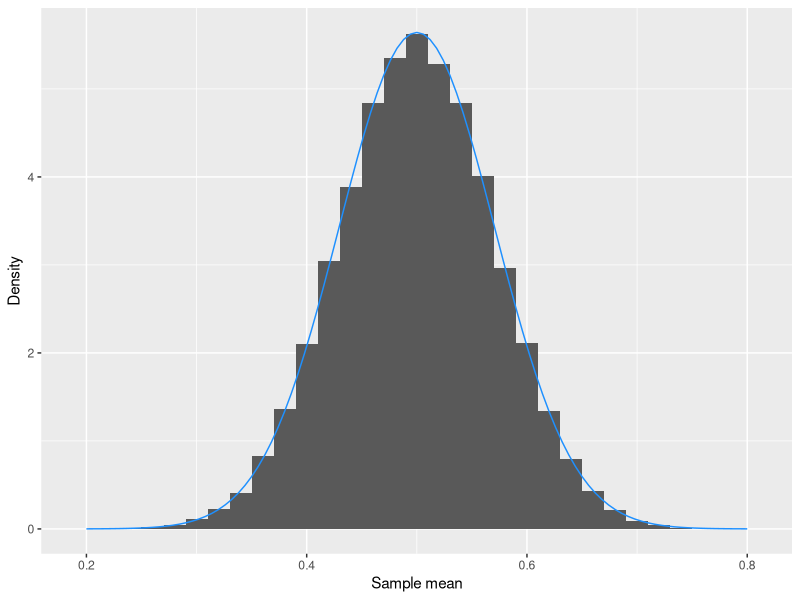
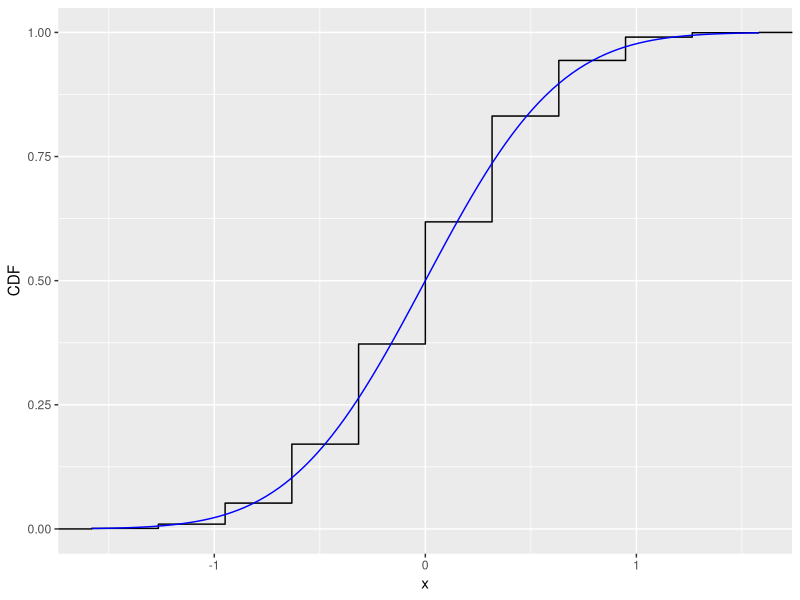
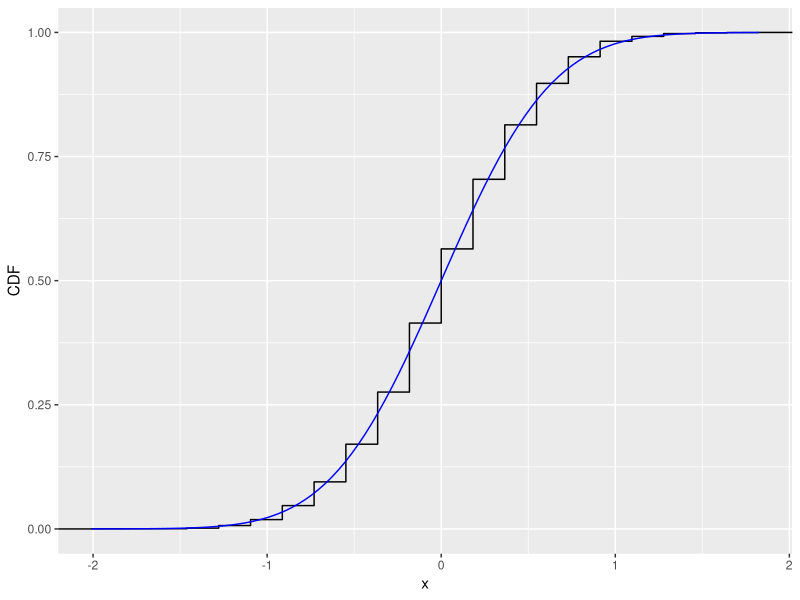
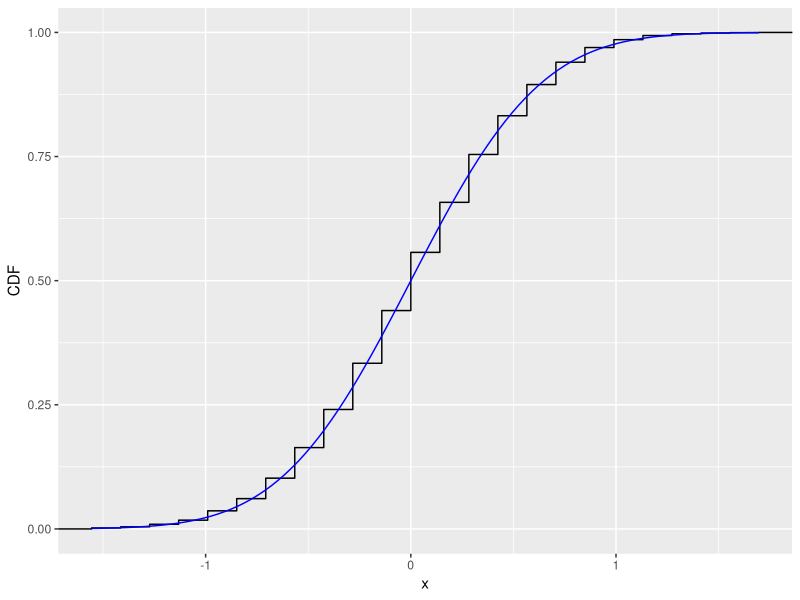
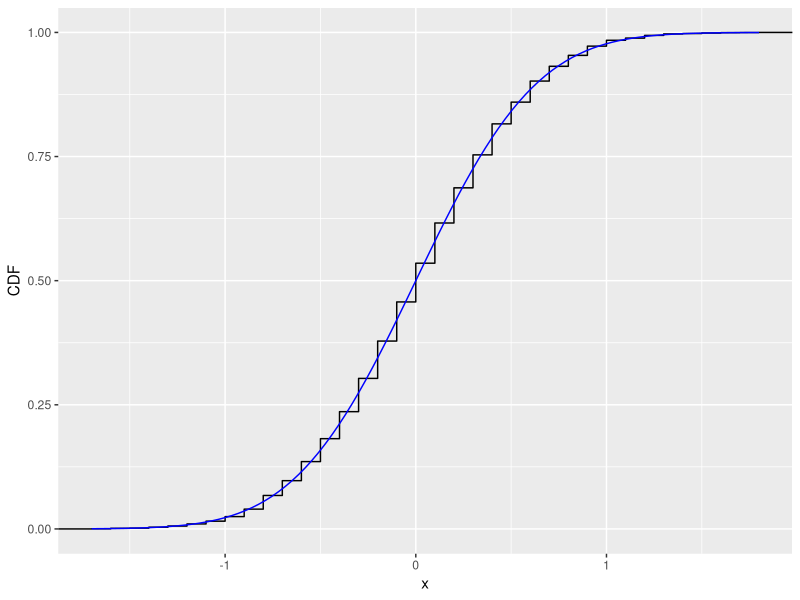
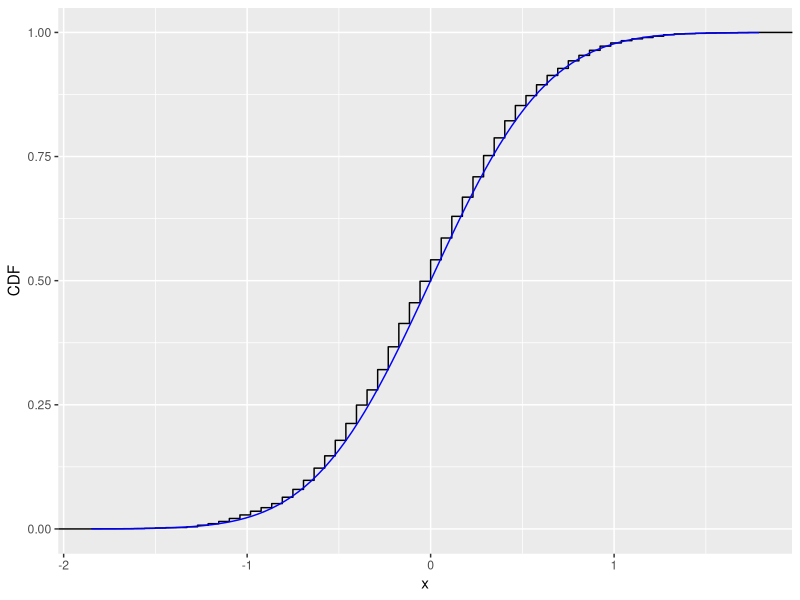
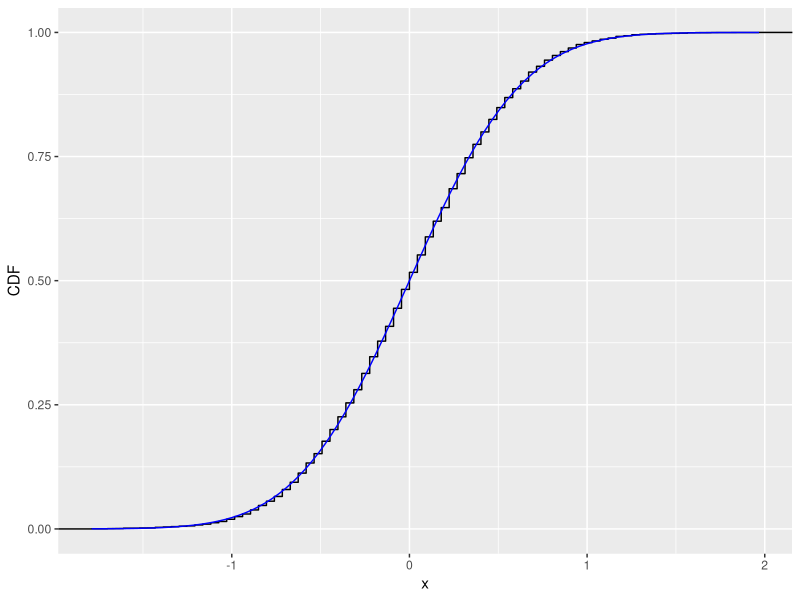
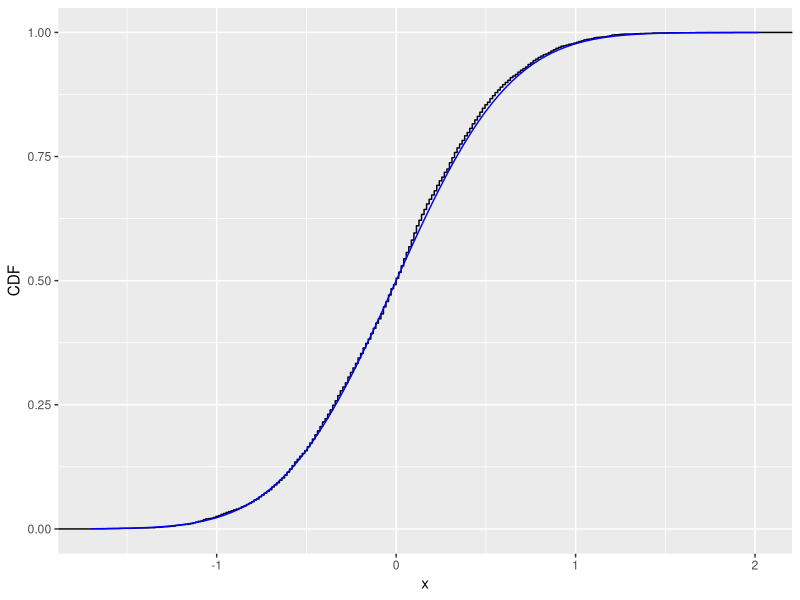

These charts were generated, in order, by the following R code:
## ---- chunk 1
knitr::opts_chunk$set(echo = TRUE)
library(tidyverse)
## ---- chunk 2
# Set the seed for a random number generator
set.seed(60615)

# Generate N=100 random normal variates
rand_norm <- rnorm(100, mean=2, sd=1)

# Calculate the mean - it's close to 2
print(mean(rand_norm))

# Note that if I run this fragment again and again, I will get the exact
# same values in rand_norm - this is because the seed is fixed at the top of
# the fragment! 
## ---- chunk 3
set.seed(60615) # Set random seed
niter <- 100000 # Number of for loop iterations - this can be as big as we need for precision
sample_means = rep(NA, niter) # Placeholder vector to store loop results
for (i in 1:niter){ # The loop will execute niter times, each time i will increment by 1 but everything else will stay the same inside the loop
  sample_means[i] <- mean(rbinom(n=50, size=1, prob=.5))
}
# What's the mean of the sampling distribution? The population mean E[X_i]
mean(sample_means)

# What's its distribution? It's not bernoulli! It's (roughly) normal (by the CLT)
tibble(xbar = sample_means) %>% ggplot(aes(x=xbar)) +
  geom_histogram(aes(y = ..density..), binwidth=.02) +  # Do this to get the histogram density and not frequency
  xlab("Sample mean") +
  ylab("Density") +
  stat_function(fun=dnorm, args=list(mean=.5, sd=sqrt(.25/50)),
                col="dodgerblue") # Overlay a normal curve w/ asymptotic mean/variance


## ---- chunk 4
# set seed to make results replicable
set.seed(60615)

# for each sample size, iterate 5000 times
niter <- 5000

# create a vector to store the results
clt_seq <- rep(NA, niter)

# loop over different n, i.e., sample size: 10, 30, 50, 100, 300, 500, 5000
for(j in c(10, 30, 50, 100, 300, 500, 5000)){
  
  samp_size <- j

  for(i in 1:niter){
    
    # compute the quantity in the CLT: \sqrt{n} (\frac{1}{n} \sum_{i = 1}^{n} - \mathbb{E}[X_{i}])
    clt_seq[i] <- sqrt(samp_size) * (mean(rbinom(n = samp_size, 
                                                 size = 1, 
                                                 prob = .5)) - 0.5)
    
  }
  
  # save plot to compare the empirical CDF with normal CDF
  plot <- tibble(clt_sim = clt_seq) %>% ggplot(aes(x = clt_sim)) +
          stat_ecdf(geom = "step") + 
          xlab("x") + 
          ylab("CDF") + 
          stat_function(fun = pnorm, args =  list(mean = 0, sd = 0.5),
                        col = "blue")
  
  # plot figures
  print(plot)
  
}
## ---- chunk 5
set.seed(60615) # Set random seed
niter <- 100000 # Number of for loop iterations - this can be as big as we need for precision
# Pipe %>% makes whatever is piped the first argument in the next function - in this case, 
# just a vector 1:100000 - it ends up not mattering since the actual values of the function # aren't used in the simulation - it just defines the length and number of iterations
sample_means = 1:niter %>% map_dbl(function(x) mean(rbinom(n=50, size=1, prob=.5)))

# We get exactly the same value!
mean(sample_means)
## ---- chunk 6
# Set seed
set.seed(60615)

# Define the parameters of the DGP
N = 30
mu = 0
sigma = sqrt(4)

# Define a function to compute the unadjusted variance
var_unadj = function(x){
  return((1/length(x))*sum((x - mean(x))^2))
}

# Number of iterations
niter = 10000

# Run the simulation and get evaluations of the unadjusted variance
sim_results = 1:niter %>% map_dbl(function(x) var_unadj(rnorm(n=N, mean=mu, sd=sigma)))

# Calculate bias
mean(sim_results) - sigma^2
## ---- chunk 7
# Set seed
set.seed(60615)

# Define the parameters of the DGP
N = 30
mu = 0
sigma = sqrt(4)

# Define a function to compute the unadjusted variance
# This function is equivalent to var() in R
var_adj = function(x){
  return((1/(length(x)-1))*sum((x - mean(x))^2))
}

# Number of iterations
niter = 10000

# Run the simulation and get evaluations of the unadjusted variance
sim_results_adj = 1:niter %>% map_dbl(function(x) var_adj(rnorm(n=N, mean=mu, sd=sigma)))

# Calculate bias
mean(sim_results_adj) - sigma^2

## ---- chunk 8
# Set seed
set.seed(60615)

# Parameters
mu = 0
sigma = sqrt(4)

# Set range of Ns - this can be whatever you want, but more levels = more sims
N_vec = c(20, 40, 60, 100, 1000, 2000)
niter = 10000

# Make a list with N_vec elements each containing niter copies of the relevant sample size
iter_list <- N_vec %>% map(function(x) rep(x, niter)) 

# Use Map twice - first to split by list then apply map_dbl to each vector (this is equivalent to a nested loop)
# Then summarize each simulation run by taking the mean
sim_results_unadj <- iter_list %>% map(. %>% map_dbl(function(x) var_unadj(rnorm(n=x, mean=mu, sd=sigma)))) %>% map_dbl(mean) # Note that each vector contains the sample size, so we're passing that sample size to the n argument in our in-line function (n=x).
sim_results_adj <- iter_list %>% map(. %>% map_dbl(function(x) var_adj(rnorm(n=x, mean=mu, sd=sigma)))) %>% map_dbl(mean)

# Put into a dataframe for plotting
plot_frame = data.frame(n = N_vec, Uncorrected = sim_results_unadj - sigma^2, Corrected = sim_results_adj-sigma^2)

# GGplot likes faceting by factors - let's go from wide to long here!
plot_frame <- plot_frame %>% pivot_longer(cols = c(Uncorrected, Corrected), names_to="Estimator", values_to = "Bias")

# Plot the results
plot_frame %>% ggplot(aes(x=n, y=Bias, colour=Estimator)) + geom_hline(yintercept = 0, lty=2) + geom_line() + xlab("Sample Size (N)") + ylab("Bias") + theme_bw() 

## ---- chunk 9
# Set seed
set.seed(60615)

# Parameters
minimum = 0

# Set range of Ns - this can be whatever you want, but more levels = more sims
# Set range of Ks
N_vec = c(20, 40, 60, 100, 1000, 2000)
K_vec = c(10, 20, 50, 100, 500, 1000)
niter = 10000

# First simulation - let's fix K at 50, vary N
# Make a list with N_vec elements each containing niter copies of the relevant sample size
iter_list_N <- N_vec %>% map(function(x) rep(x, niter)) 

# Do the simulation (maximum of the vector)
sim_results_N_fixK <- iter_list_N %>% map(. %>% map_dbl(function(x) max(runif(n=x, min=minimum, max=50)))) %>% map_dbl(mean)

# Plot the results
plot_frame_N = data.frame(n = N_vec, Bias = sim_results_N_fixK -50)
plot_frame_N %>% ggplot(aes(x=n, y=Bias)) + geom_hline(yintercept = 0, lty=2) +  geom_line(colour = "dodgerblue") + xlab("Sample Size (N)") + ylab("Bias") + theme_bw() 

# Second simulation - let's fix N at 100, vary K
# Make a list with N_vec elements each containing niter copies of the relevant sample size
iter_list_K <- K_vec %>% map(function(x) rep(x, niter)) 

# Do the simulation (maximum of the vector)
sim_results_K_fixN <- iter_list_K %>% map(. %>% map_dbl(function(x) max(runif(n=100, min=minimum, max=x)))) %>% map_dbl(mean)

# Plot the results
plot_frame_K = data.frame(n = K_vec, Bias = sim_results_K_fixN - K_vec)
plot_frame_K %>% ggplot(aes(x=n, y=Bias)) + geom_hline(yintercept = 0, lty=2) +  geom_line(colour = "dodgerblue") + xlab("Maximum (K)") + ylab("Bias") + theme_bw() 

